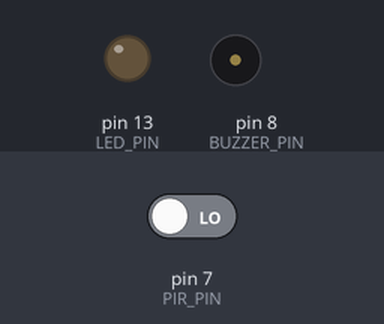
The sketch below on a simulated Arduino Uno, built with avr-gcc and run on an emulated ATmega328P. On the bench: output pins drawn as LEDs (lit = HIGH), buzzer (waves = sounding). Dashed ring = blinking. The inputs (shaded band) are chosen by the test bench; at power-on: pin 7 (PIR_PIN) LOW.

Above: at 1.2 s.
1.3 s: pin 7 (PIR_PIN) driven HIGH
At 1.55 s:
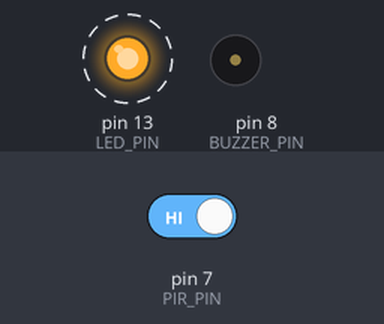
Timing chart, 0 to 10.0 s (numbered marks = the images above; inputs shaded):
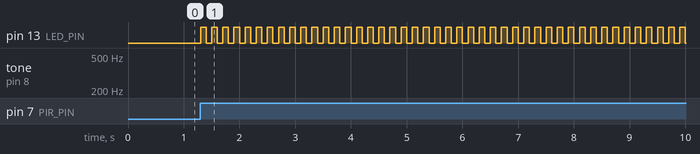

The sketch:

4.motion_sensor_with_led.ino
```cpp
#define PIR_PIN 7
#define LED_PIN 13
#define BUZZER_PIN 8

bool state = false;

void setup(){
  pinMode(LED_PIN, OUTPUT);
  pinMode(PIR_PIN, INPUT);
  pinMode(BUZZER_PIN, OUTPUT);

}

void loop() {
  if(digitalRead(PIR_PIN) == HIGH){
    if(!state){
      digitalWrite(LED_PIN, HIGH);
      state = true;
    }
    digitalWrite(LED_PIN, millis()/100%2);
    tone(BUZZER_PIN, millis()%1000+200);
  }else{
    if(state){
      digitalWrite(LED_PIN, LOW);
      noTone(BUZZER_PIN);
      state = false;
    }
  }
  delay(1);
}
```

Measured:
- after the input at 1.3 s, pin 13 (LED_PIN): alternates HIGH for 0.10 s and LOW for 0.10 s, starting at once
